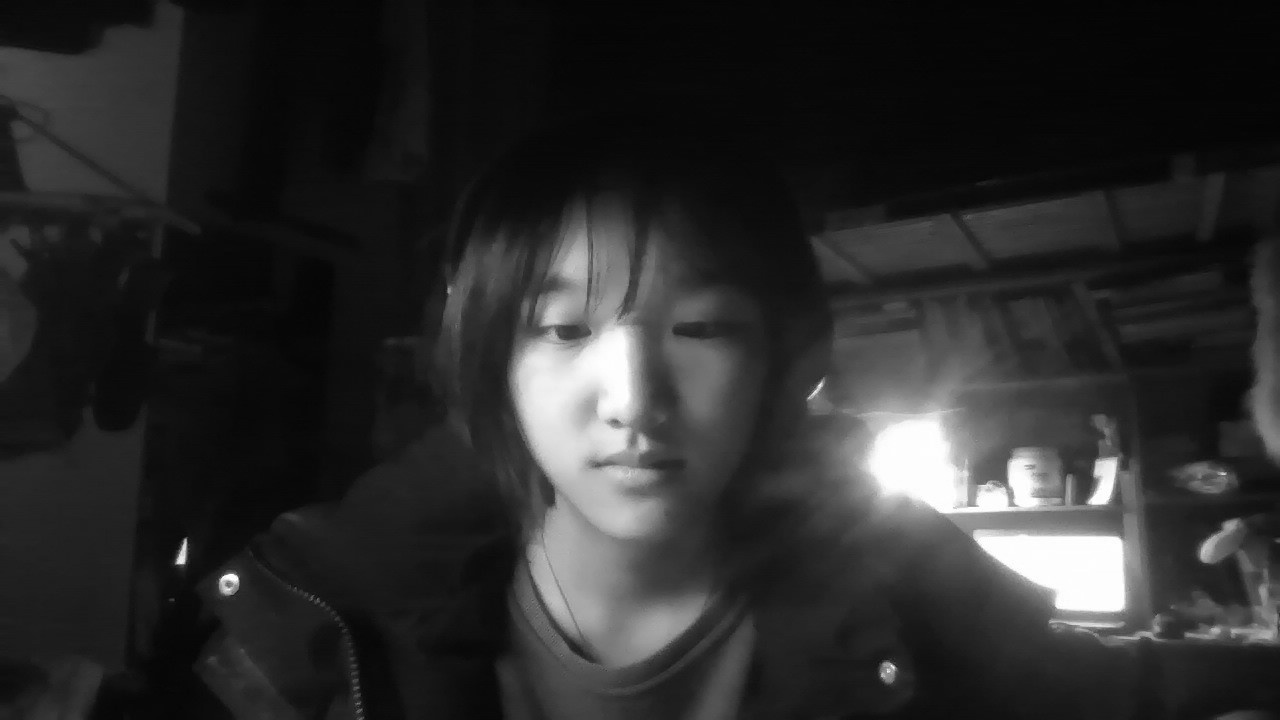
#> input picture cv-hw-3/draft/my/BioFaceDatabase/BioID-FaceDatabase-V1.2/1.pgm, 1280 x 720 px; its folder holds 4 pictures in this run
$ python train_my.py
#> lines starting #> are read from the running program, lines starting #| are printed output that depends on the picture
import cv2 as cv
import os
import glob
from PIL import Image
import numpy as np
import matplotlib.pyplot as plt

NUM_EIGEN_FACES = 10
TRAIN_PATH = 'BioFaceDatabase\BioID-FaceDatabase-V1.2'
# TRAIN_PATH = input('input the path of images')

TrainFiles = os.listdir(TRAIN_PATH)
cnt = len(TrainFiles)

paths = glob.glob(os.path.join(TRAIN_PATH, '*.pgm'))
paths.sort()
# get image sources

T = []
# T is a cnt*62500 matrix which records the original face data

for path in paths:
    img = cv.imread(path, -1)
#> img is the input picture: shape (720, 1280); min 3, max 255, mean 43.8
    FACE = cv.CascadeClassifier(r'haarcascade_frontalface_default.xml')
    Scan = FACE.detectMultiScale(img,scaleFactor=1.1,minNeighbors=3)
#> Scan = [[465, 208, 320, 320]]
    if len(Scan) == 1 :
        for (x,y,w,h) in Scan:
            cropped = img[y:y+h, x:x+w]
            # cropped is where face is
            cv.rectangle(img, (x,y), (x+w, y+h), (255, 255, 255), 1)
            cropped = cv.equalizeHist(cropped)
            cropped = cv.resize(cropped, (250, 250))
            # change it to 250 * 250 (then will be 62500)
            cv.imshow("ori",img)
            cv.imshow("figure",cropped)
            cv.waitKey(1)
            print(path)
            # change it to 1-D and append it to T
            cropped = cropped.reshape(cropped.size, 1)
            T.append(cropped)
#> this loop made 1 pass
#| cv-hw-3/draft/my/BioFaceDatabase/BioID-FaceDatabase-V1.2/1.pgm
#> pass 1, `cropped = img[y:y+h, x:x+w]`:
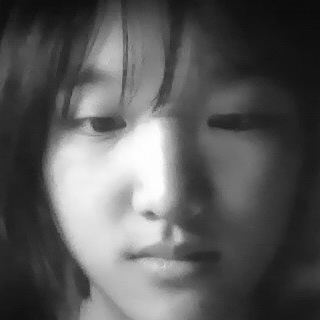
#> cropped: shape (320, 320); min 11, max 255, mean 90.1
#> pass 1, `cropped = cv.equalizeHist(cropped)`:
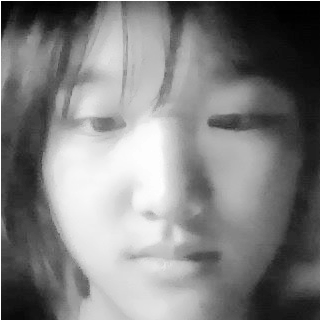
#> cropped: shape (320, 320); min 0, max 255, mean 128.4
#> pass 1, `cv.imshow("ori",img)`:
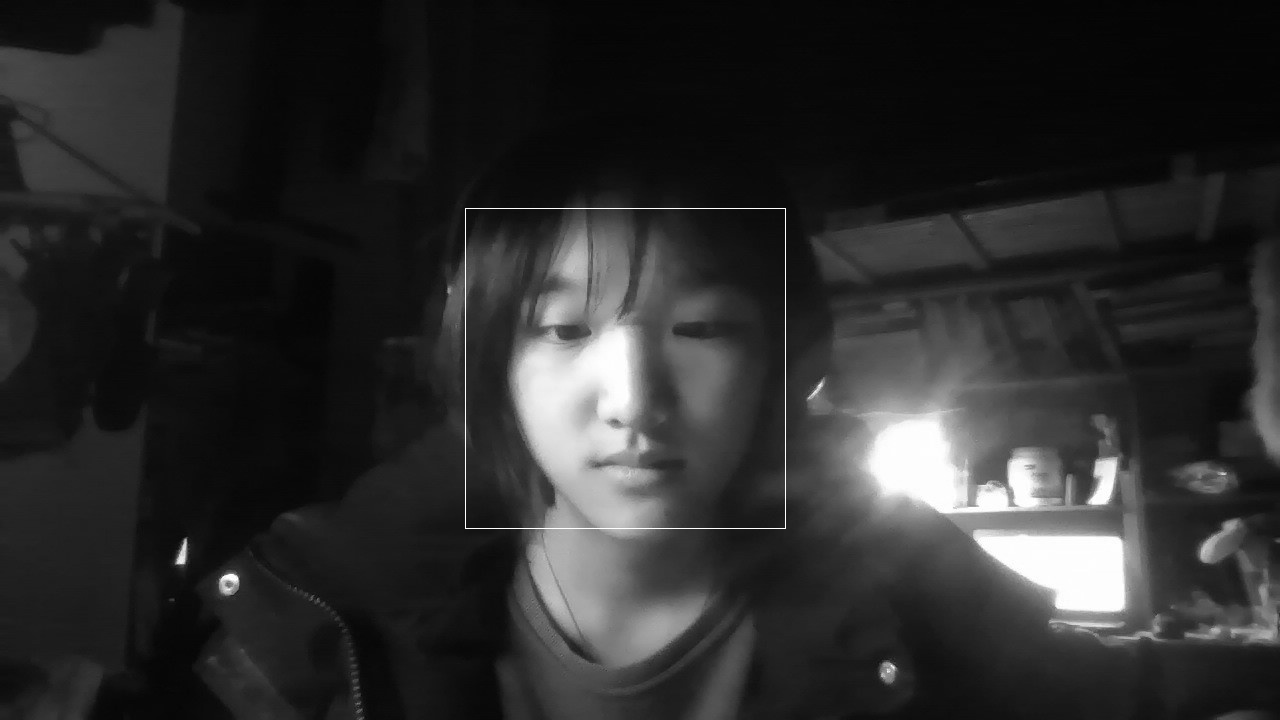
#> window 'ori': shape (720, 1280); min 3, max 255, mean 44.1
#> after the loop, T = 1 item
#> pass 2 of the loop `for path in paths:`:
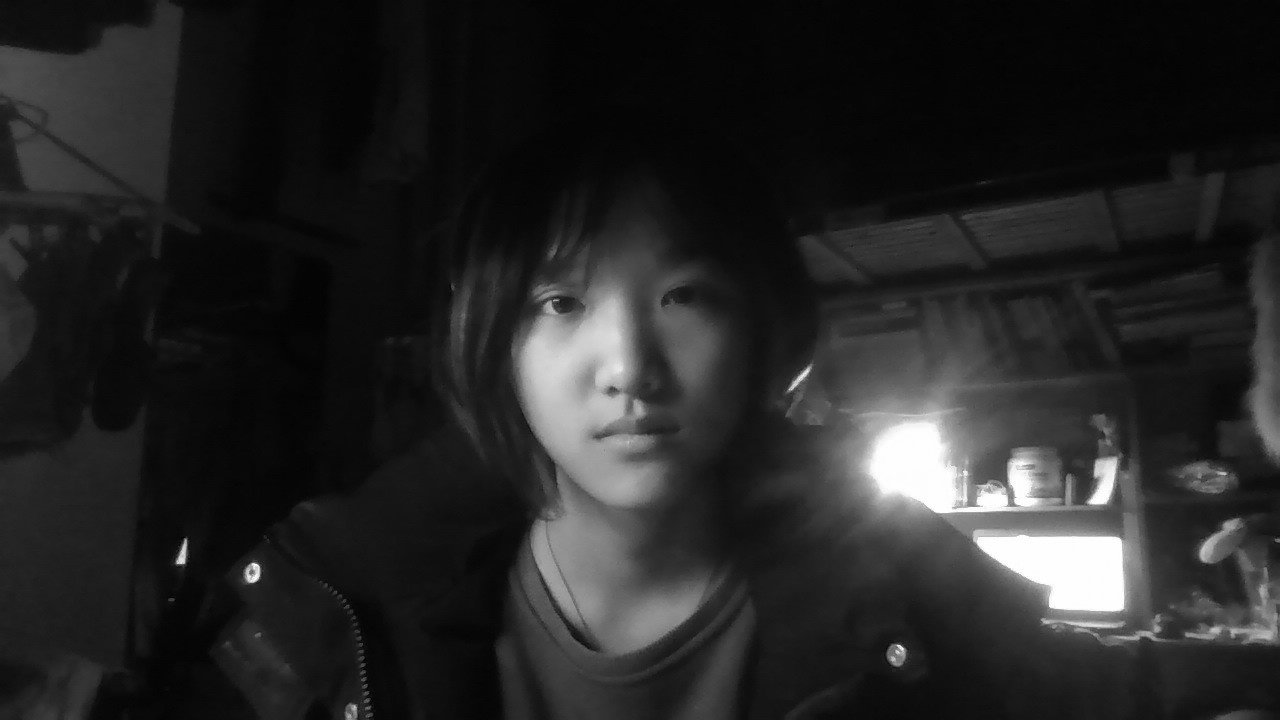
#> input picture cv-hw-3/draft/my/BioFaceDatabase/BioID-FaceDatabase-V1.2/2.pgm, 1280 x 720 px
#> img is the input picture: shape (720, 1280); min 0, max 255, mean 37.6
#> Scan = [[474, 195, 292, 292]]
#> the loop `for (x,y,w,h) in Scan:` made 1 pass
#> (printed output is left out)
#> pass 1, `cropped = cv.equalizeHist(cropped)`:
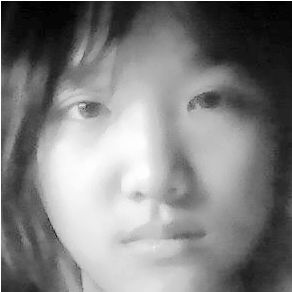
#> cropped: shape (292, 292); min 0, max 255, mean 128.7
#> pass 1, `cv.imshow("ori",img)`:
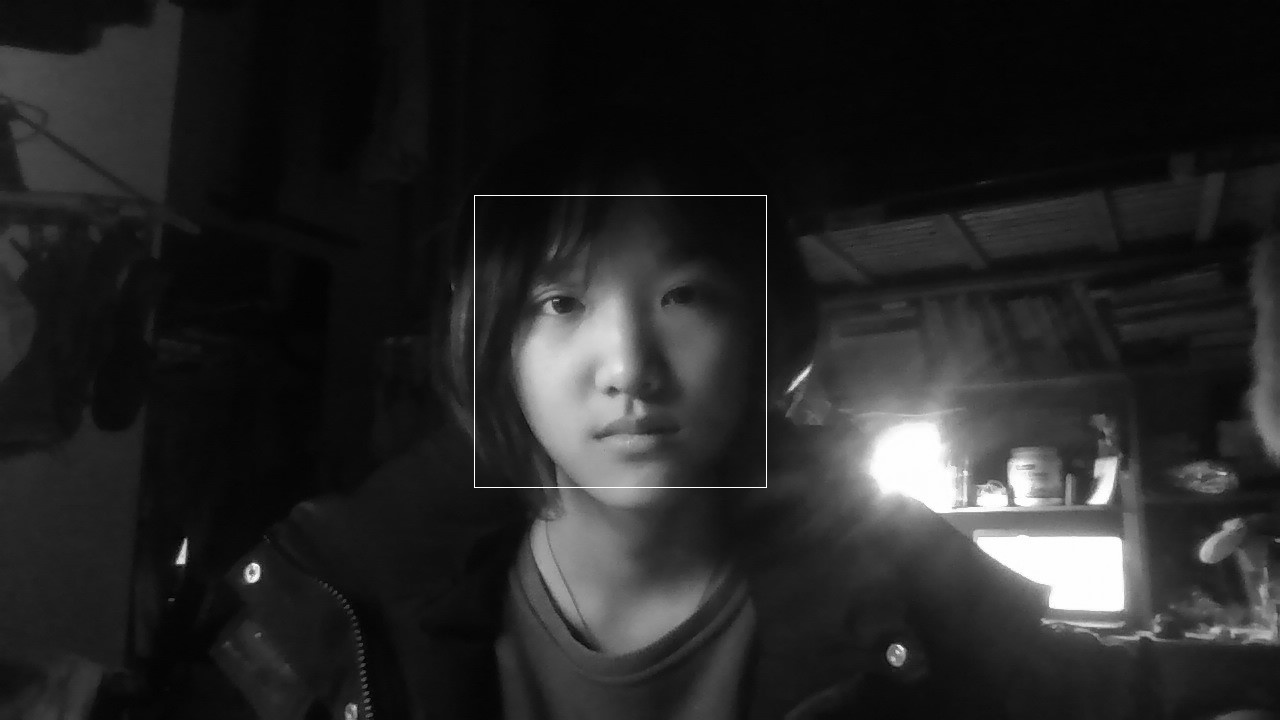
#> window 'ori': shape (720, 1280); min 0, max 255, mean 37.9
#> after the loop `for (x,y,w,h) in Scan:`: T = 2 items
#> pass 3 of the loop `for path in paths:`:
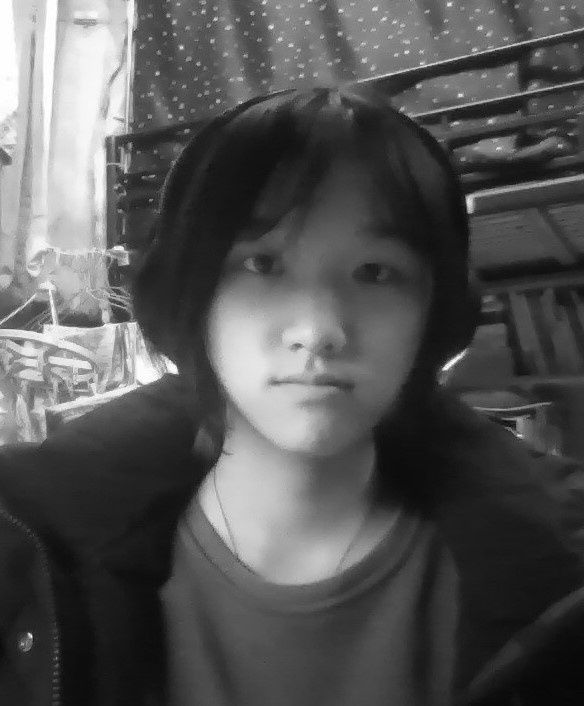
#> input picture cv-hw-3/draft/my/BioFaceDatabase/BioID-FaceDatabase-V1.2/4.pgm, 584 x 706 px
#> img is the input picture: shape (706, 584); min 7, max 255, mean 84.7
#> Scan = [[189, 202, 242, 242]]
#> the loop `for (x,y,w,h) in Scan:` made 1 pass
#> (printed output is left out)
#> pass 1, `cropped = cv.equalizeHist(cropped)`:
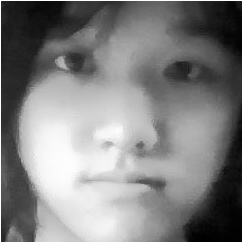
#> cropped: shape (242, 242); min 0, max 255, mean 128.2
#> pass 1, `cv.imshow("ori",img)`:
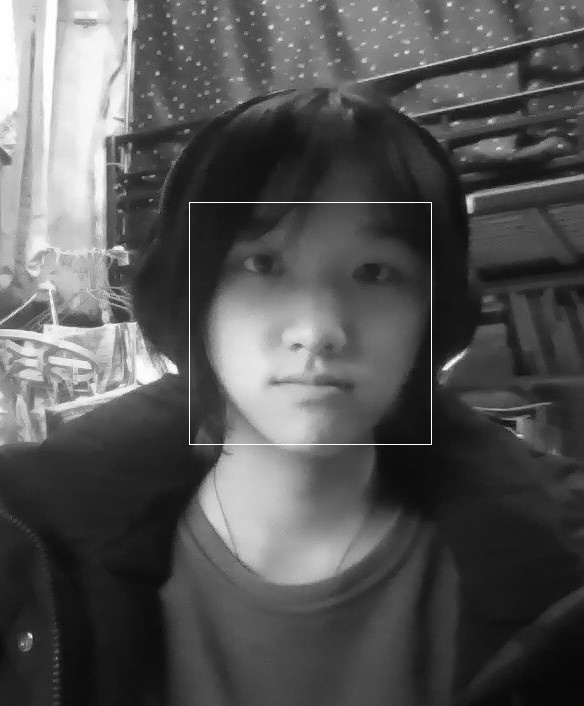
#> window 'ori': shape (706, 584); min 7, max 255, mean 85.2
#> after the loop `for (x,y,w,h) in Scan:`: T = 3 items
#> the loop made 4 passes; the first 3 are shown

# Down here is my own implementation of PCA, since the cv.PCAcompute() function is quite faster, I'll use it instead of mine.

T = np.array(T).astype("float32")
T = T.squeeze()
[n, d] = T.shape
#> n = 3; d = 62500
Mean = T.mean(axis=0)
T -= Mean
C = T.dot(T.T)
vs, Vs = np.linalg.eig(C)
Vs = T.T.dot(Vs)
'''
for i in range(n):
    V = Vs[:, i]
    mn = min(V)
    mx = max(V)
    Vs[:, i] = [ (V[j] - mn) / (mx - mn) for j in range(d) ]
    # Vs[:, i] = Vs[:, i] / np.linalg.norm(Vs[:, i])
'''

idx = np.argsort(vs)
vs = vs[idx]
Vs = Vs[:,idx]

ENERGY = float(input("input the energy(float in 0~1):\n"))
#> the answer given: 1
Sum = 0
for i in range(vs.shape[0]):
    Sum += vs[i]/sum(vs)
    if Sum >= ENERGY:
        break
    NUM_EIGEN_FACES = max([i, NUM_EIGEN_FACES])
vs = vs[0:NUM_EIGEN_FACES].copy()
Vs = Vs[:, 0:NUM_EIGEN_FACES].copy()
print(Vs.shape)
#| (62500, 3)

eigenFaces = []

Vs = Vs.T
for V in Vs:
    eigenFace = V.reshape((250, 250))
    # here we will show the eigenface
    cv.imshow('figure', eigenFace)
    cv.waitKey(1)
    eigenFaces.append(eigenFace)
#> this loop made 3 passes
#> pass 1, `eigenFace = V.reshape((250, 250))`:
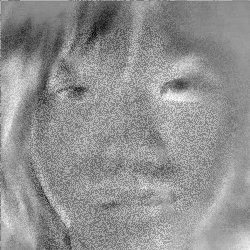
#> eigenFace: shape (250, 250) float32; min -4.73e-05, max 3.59e-05, mean 9.79e-08; drawn with min black and max white
#> pass 3, `eigenFace = V.reshape((250, 250))`:
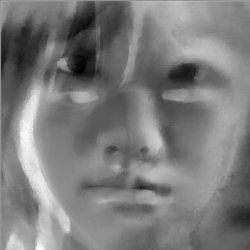
#> eigenFace: shape (250, 250) float32; min -112.4, max 118, mean -0.2; drawn with min black and max white

eigenFaces = np.array(eigenFaces)
eigenFace_mean = eigenFaces.mean(axis=0)
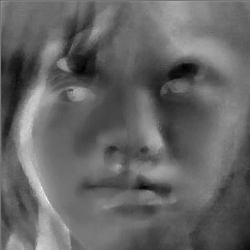
#> eigenFace_mean: shape (250, 250) float32; min -44.23, max 66.27, mean -0.2; drawn with min black and max white

Mean = Mean.reshape((250, 250))
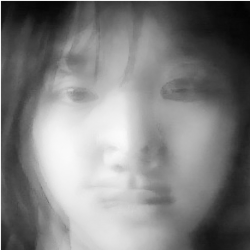
#> Mean: shape (250, 250) float32; min 3.33, max 252.7, mean 128.4
plt.figure()
plt.title('Mean')
plt.subplot(1, 2, 1)
plt.imshow(Mean, cmap = plt.get_cmap('gray'))
plt.subplot(1, 2, 2)
plt.imshow(eigenFace_mean, cmap = plt.get_cmap('gray'))
plt.show()

# save the mat value for recognization
np.save('save_database\\save_Mean_my', Mean)
np.save('save_database\\save_A_my', T)
np.save('save_database\\eigenface_my', eigenFaces)
